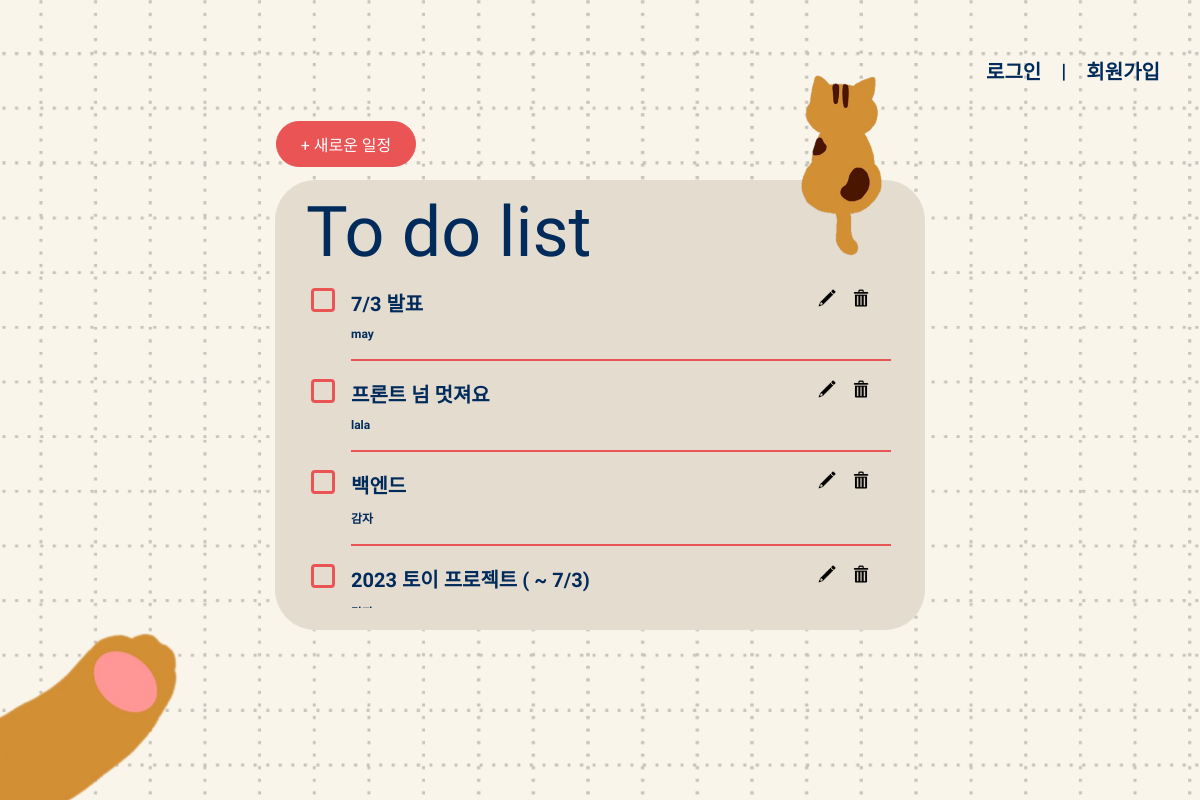
Before: / with the older database file.
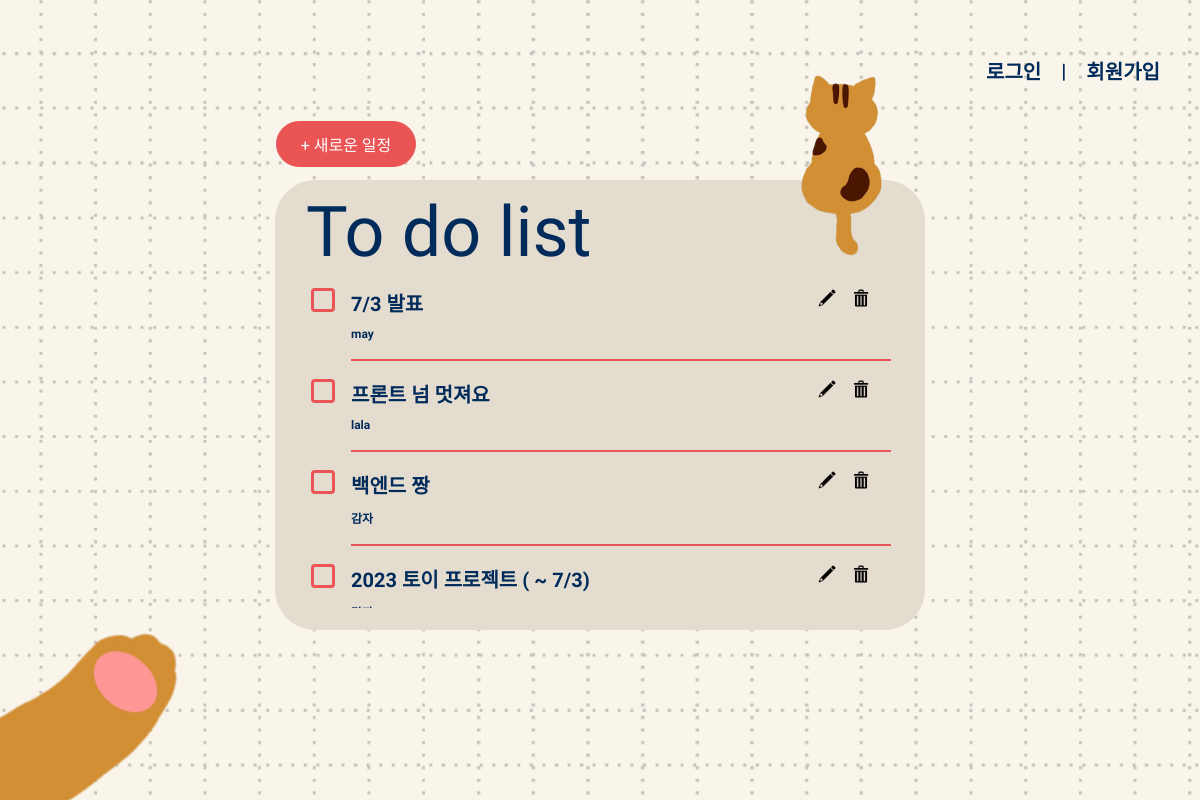
After: the same page with the newer database file.
### todolist/models.py (models this page shows, shortened)
class Todo(models.Model):
    content = models.CharField(max_length=20)
    author = models.ForeignKey(User, on_delete=models.CASCADE, null=True)
    checked = models.BooleanField(default=False)

### todolist/views.py (the view)
# urls.py: path('', views.main, name="main"),
def main(request):
    todos = Todo.objects.all()
    return render(request, "main.html", {"todos":todos})

### todolist/templates/main.html (shortened to what this page needs)
<!DOCTYPE html>
<html lang="kor">
  <head>
    {% load static %}
    <link
      rel="stylesheet"
      type="text/css"
      href="{% static 'css/main_style.css' %}"
    />
  </head>
  <body>
    <navigation class="nav-left">
      <div class="nav-left-img">
        <img src="{% static 'image/hand.png' %}" alt="고양이 손" />
      </div>
    </navigation>
    <section class="sec">
      <div class="content">
        <div class="cat-img">
          <img src="{% static 'image/cat.png' %}" alt="고양이" />
        </div>
        <div class="new-write">
          <p><a href="{% url 'todolist:write' %}">+ 새로운 일정</a></p>
        </div>
        <div class="text-title">
          <p>To do list</p>
        </div>
        <div class="text-list">
          {% for todo in todos%}
          <div class="todoitem">
            <div class="todocontent">
              <label for="check{{ todo.pk }}">
                <span></span>
                <div class="todo-box">
                  <div class="todo-write">
                    <div class="todo-write-text">
                      <div class="todo-write-content">{{ todo.content }}</div>
                      <div class="todo-write-writer">{{todo.author}}</div>
                    </div>
                    <div class="todo-button">
                      <a href="{% url 'todolist:rewrite' id=todo.pk %}"
                        ><img
                          src="{% static 'image/write.png' %}"
                          alt="글 수정 버튼"
                      /></a>
                      <a href="{% url 'todolist:delete' id=todo.pk %}"
                        ><img
                          src="{% static 'image/delete.png' %}"
                          alt="글 삭제 버튼"
                      /></a>
                    </div>
                  </div>
                  <hr />
                </div>
              </label>
            </div>
          </div>
          {% endfor %}
        </div>
      </div>
    </section>
    <navigation class="nav-right">
      <ul class="login-register">
        {% if request.user.is_authenticated %}
        <li><a href="{% url 'accounts:logout' %}">로그아웃</a></li>
        {% else %}
        <li><a href="{% url 'accounts:login' %}">로그인</a></li>
        <li>|</li>
        <li><a href="{% url 'accounts:register' %}">회원가입</a></li>
        {% endif %}
      </ul>
    </navigation>
  </body>
</html>

### static/css/main_style.css (style rules this page uses)
* { box-sizing: border-box; font-family: "Nanum Gothic", sans-serif; color: #002b5b; }
ul { list-style-type: none; }
a:link, a:visited { text-decoration: none; }
body { margin: 0; background-color: #f9f5eb; display: grid; grid-template-columns: 1fr 3fr 1fr; }
body::before { content: ""; position: absolute; top: 0; left: 0; right: 0; bottom: 0; background-size: cover; background-position: center; background-image: url("../image/bg.png"); background-repeat: no-repeat; opacity: 0.2; z-index: -1; }
img { width: 100%; height: auto; }
.nav-left-img { position: fixed; width: 320px; bottom: -90px; left: -80px; }
.sec { display: flex; justify-content: center; }
.content { position: fixed; margin-top: 180px; width: 650px; height: 450px; background-color: #e4dccf; border: 1px solid #e4dccf; border-radius: 40px; }
.content .cat-img { position: absolute; top: -110px; right: 40px; width: 90px; z-index: 1; }
.content .new-write { position: absolute; top: -60px; left: 0; width: 140px; background-color: #ea5455; border: 1px solid #ea5455; border-radius: 40px; text-align: center; z-index: 1; }
.new-write > p { margin: 10px 0; }
.new-write > p > a { color: white; }
.content .text-title > p { margin: 10px 0 0 30px; font-family: "Praise", cursive; font-size: 70px; }
.text-list { display: block; width: 580px; height: 320px; overflow-x: hidden; overflow-y: scroll; margin-left: 35px; margin-top: 15px; padding-left: 0; }
.todocontent { display: flex; margin-bottom: 10px; }
.todocontent label { width: 100%; height: 100%; position: relative; overflow: hidden; }
.todocontent label span:nth-child(1) { width: 24px; height: 24px; background-color: #e4dccf; border: 3px solid #ea5455; border-radius: 4px; position: absolute; }
.todo-box { margin-left: 40px; }
.todo-write { width: 540px; display: flex; justify-content: space-between; }
.todo-write-text { width: 455px; }
.todo-write-content { font-size: 20px; font-weight: bolder; margin-bottom: 10px; }
.todo-write-writer { font-size: 12px; font-weight: bold; margin-bottom: 10px; }
.todo-button { justify-content: right; margin-right: 10px; }
.todo-button img { width: 20px; height: auto; margin-right: 10px; }
.todo-box > hr { color: #ea5455; background-color: #ea5455; height: 2px; border: none; }
.login-register { position: fixed; top: 40px; display: flex; justify-content: center; width: 256px; height: auto; align-items: center; padding-left: 0; }
.login-register li { font-size: 20px; font-weight: bolder; margin-left: 20px; }
.login-register li:first-child { margin-left: 0; }
.login-register li:last-child { padding-right: 30px; }

Changed rows visible on the page:
changed Todo "감자": content "백엔드" → "백엔드 짱"
